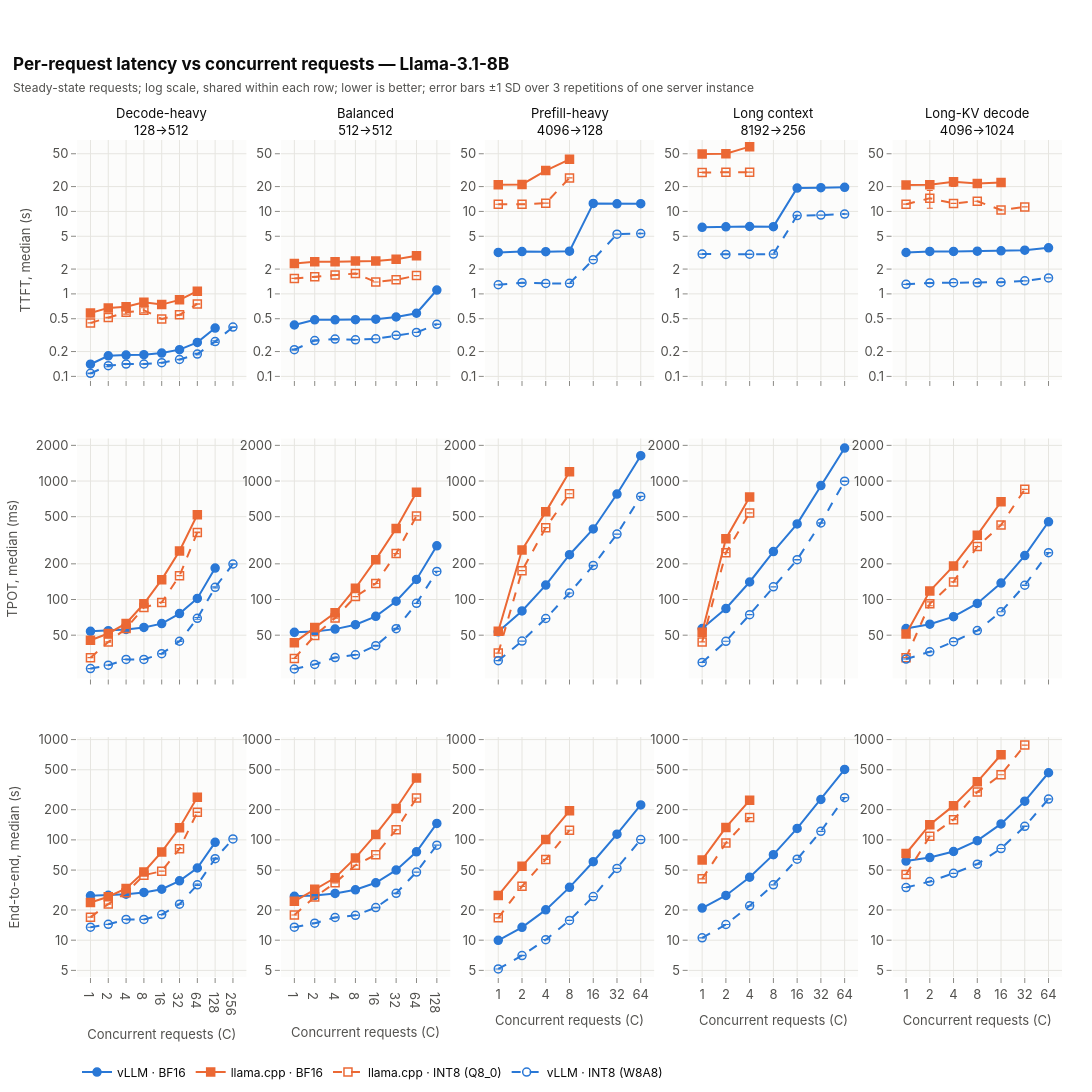

Here is the notebook cell this chart was saved with:
### Markdown cell above
## 1. Latency vs concurrency

### Code cell
fig = plots.concurrency_grid(primary, [
    plots.Panel("ttft_s_p50_mean", "TTFT, median (s)", "s", log_y=True, share_y=True),
    plots.Panel("tpot_s_p50_mean", "TPOT, median (ms)", "ms", scale=1e3, log_y=True, share_y=True),
    plots.Panel("e2e_s_p50_mean", "End-to-end, median (s)", "s", log_y=True, share_y=True),
], title=f"Per-request latency vs concurrent requests — {registry.model_label(MODEL)}",
   subtitle="Steady-state requests; log scale, shared within each row; lower is better; error bars ±1 SD over 3 repetitions of one server instance")
fig.show()
